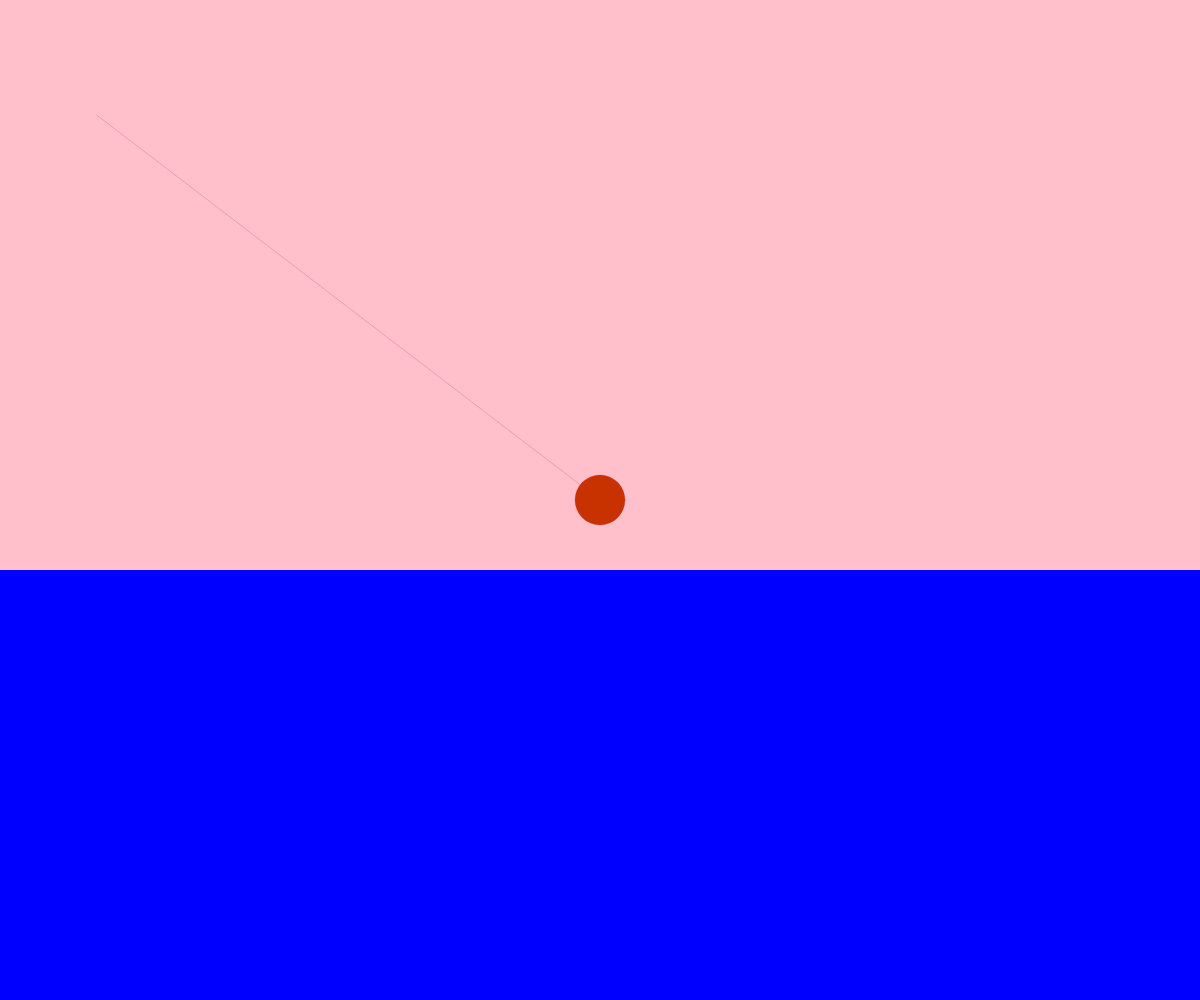
Frame 1 (no input)
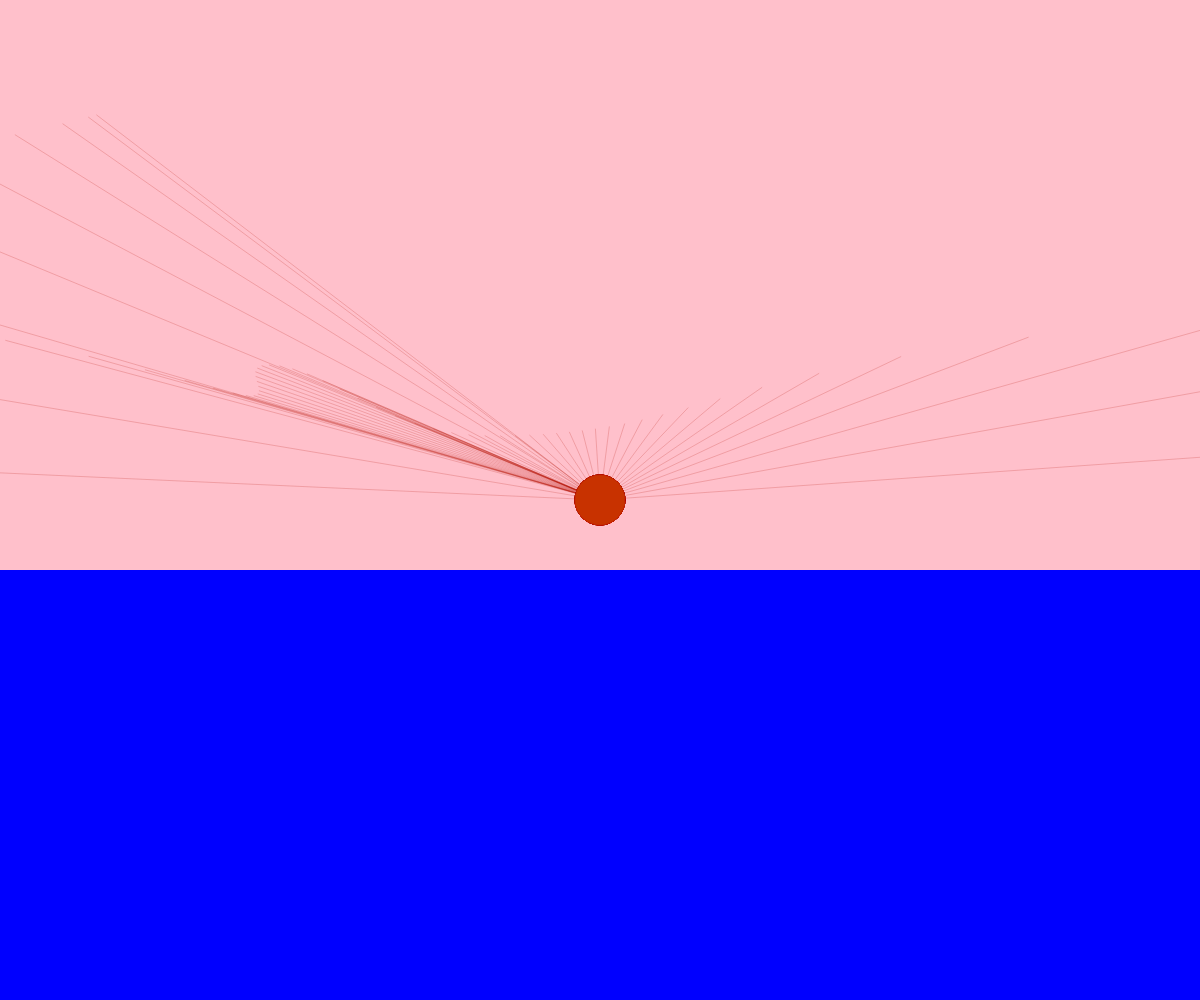
Frame 60 (no input)
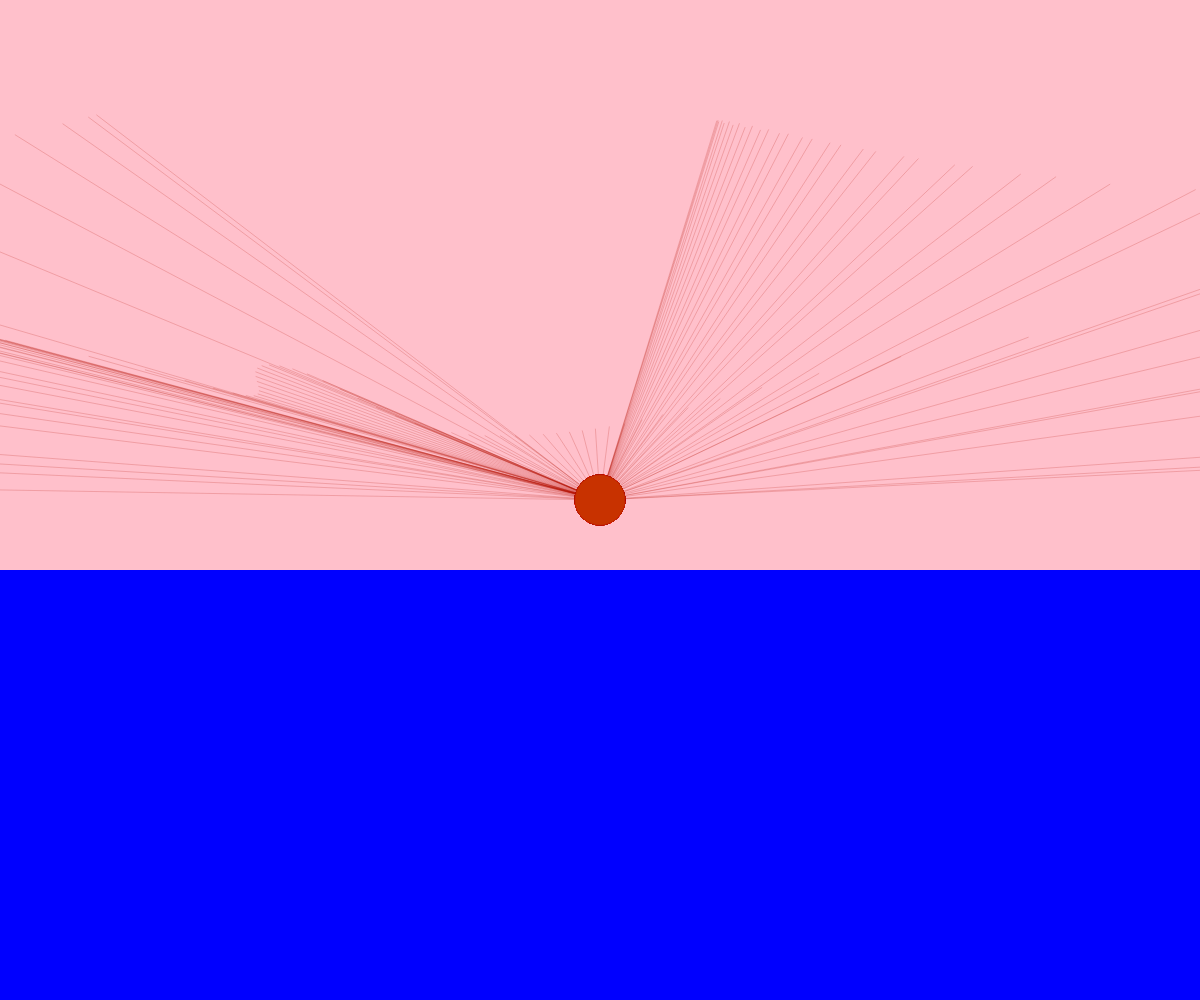
Frame 120 (the mouse pressed at the canvas centre since frame 60)

The p5.js sketch that drew these frames (run headless with seeded random() and noise() and a simulated clock; from frame 60 on, the mouse is pressed at the canvas centre):

// p5.js sketch
// ── sketch.js
/*
Inspired and based on @b2renger's Noise et coordonnees polaires:
https://github.com/b2renger/p5js-designing-interactive-patterns?_x_tr_sl=auto&_x_tr_tl=en&_x_tr_hl=en&_x_tr_pto=wapp#noise-et-coordonnees-polaires

Coding Train video 3.4 Polar Coordinates (don't worry about vectors):
https://thecodingtrain.com/tracks/the-nature-of-code-2/noc/3-angles/4-polar-coordinates
*/

let tx = 0;
let ty = 1000;
let tz = 2000;

function setup() {
  createCanvas(windowWidth, windowHeight);
  background("pink");
  stroke(180, 20, 0, 50);
  strokeWeight(1);
}

function draw() {
  
  let angle = noise(tx) * TWO_PI * 2;
 
  let minDimension = min(width, height)
  let radius = noise(tx, ty, tz) * minDimension/2;
  
  let x = tan (angle) * radius + minDimension/2;
  let y = cos (angle) * radius + minDimension/4;
  
  line(x, y, width/2, height/2);
  
  tx += 0.009;
  ty -= 0.0005;
  tz -= 0.009;
  
 fill (200, 50, 0)
  circle (width/2, height/2, 50)
  
  push ()
  noStroke()
  fill ("blue")
  rect (0, width/2-30, width)
  pop ()
}

function windowResized() {
  resizeCanvas(windowWidth, windowHeight);
  background(0);
}
